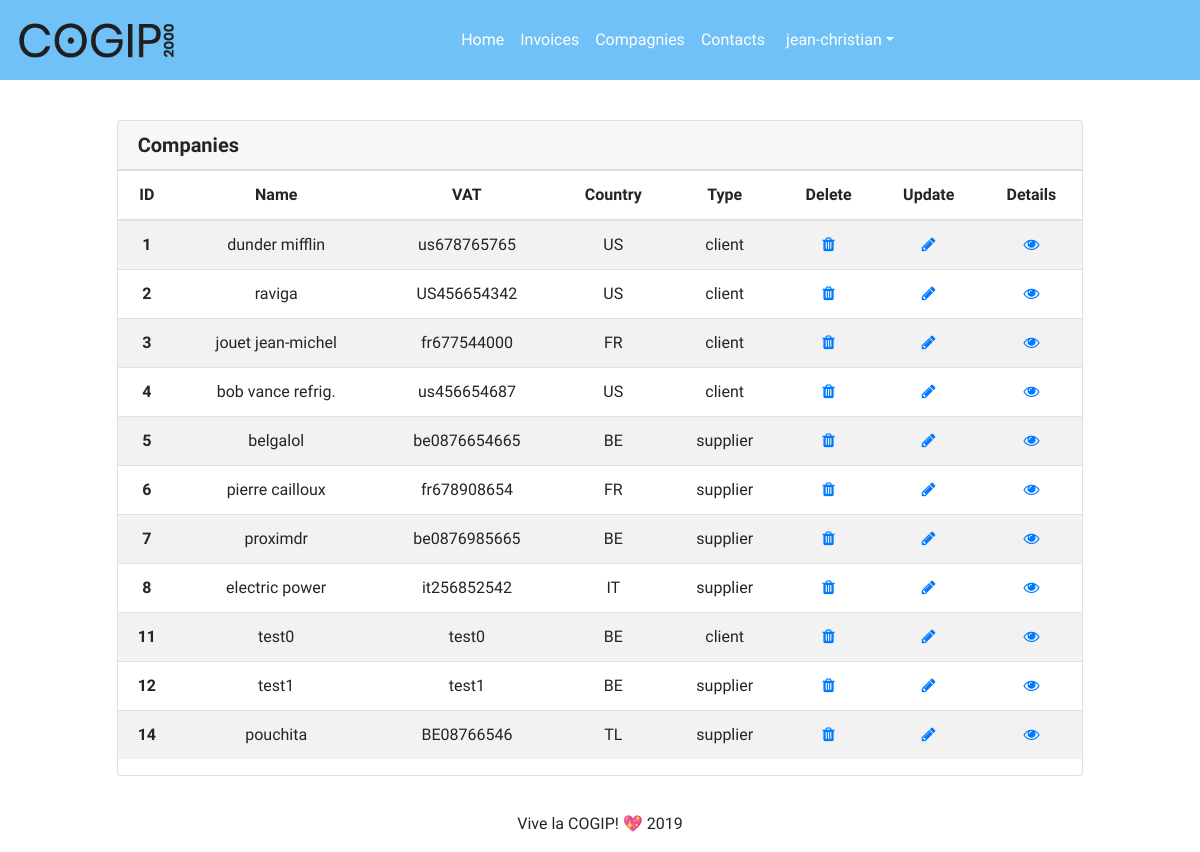
Screenshot of /?page=compagnies (signed in) with the database file from the repository.
### tables this page shows
CREATE TABLE `company` (
  `ID` int(11) NOT NULL,
  `company_name` varchar(200) NOT NULL,
  `VAT` varchar(255) NOT NULL,
  `country` varchar(255) NOT NULL,
  `type_id` int(11) NOT NULL
);

CREATE TABLE `type` (
  `ID` int(11) NOT NULL,
  `company_type` varchar(100) NOT NULL
);

### controller/compagnies-ctrl.php (called while the page is built, shortened)
<?php
$companies_data = get_many_companies();
require 'view/compagnies-view.php';
?>

### index.php (called while the page is built, shortened)
<?php
require 'view/component/header-component.php';
routing();
require 'view/component/footer-component.php';
?>

### model/GLOBfunction.php (called while the page is built, shortened)
<?php
function get_many_companies($limit = null) {
   global $pdo;
   $sql = <<<SQL
   SELECT
      company.id AS company_id,
      company_name,
      VAT,
      company.type_id,
      country,
      company_type AS type,
      type.id
   FROM company
   JOIN type
      ON company.type_id = type.id
   ORDER BY company.id DESC
SQL;
   $stmt = $pdo->prepare($sql);
   $stmt->execute();
   $all_data = [];
   while ($data = $stmt->fetch()) {
      $all_data[] = $data;
   }
   return array_reverse($all_data);
}
?>

### view/compagnies-view.php (the view)
<div class="globalelement row justify-content-center">
    <div class="card text-center col-md-10">
        <h5 class="row card-header">
        <strong class="companies">Companies</strong>
        </h5>
        <div class="row justify-content-center">
        <table class="table table-striped table-responsive-sm">
                <thead>
                    <tr>
                        <th scope="col">ID</th>
                        <th scope="col">Name</th>
                        <th scope="col">VAT</th>
                        <th scope="col">Country</th>
                        <th scope="col">Type</th>
                        <th scope="col">Delete</th>
                        <th scope="col">Update</th>
                        <th scope="col">Details</th>
                    </tr>
                </thead>
                <tbody>
                    <?php foreach($companies_data as $company) :?>
                    <tr>
                        <th scope="row"><?=$company['company_id']?></th>
                        <td><?=$company['company_name']?></td>
                        <td><?=$company['VAT']?></td>
                        <td><?=$company['country']?></td>
                        <td><?=$company['type']?></td>
                        <?php if ($_SESSION['rights'] === 'god') :?>
                        <td><a href="?page=compagnies-delete&id=<?=$company['company_id']?>" class="fa fa-trash" aria-hidden="true"></a></td>
                        <td><a href="?page=compagnies-edit&id=<?=$company['company_id']?>" class="fa fa-pencil" aria-hidden="true"></a></td>
                        <td><a href="?page=compagnies-details&id=<?=$company['company_id']?>" class="fa fa-eye" aria-hidden="true"></a></td>
                        <?php endif ?>
                    </tr>
                    <?php endforeach ?>
                </tbody>
            </table>
        </div>
    </div>
</div>

### assets/style/style.css (style rules this page uses)
body { height: 100%; background-color: white; font-family: 'ABeeZee', sans-serif; }
.globalelement { margin: 20px; }

### rows the page displays
company: ID "1", company_name "dunder mifflin", VAT "us678765765", country "US", type.company_type "client"
company: ID "2", company_name "raviga", VAT "US456654342", country "US", type.company_type "client"
company: ID "3", company_name "jouet jean-michel", VAT "fr677544000", country "FR", type.company_type "client"
company: ID "4", company_name "bob vance refrig.", VAT "us456654687", country "US", type.company_type "client"
company: ID "5", company_name "belgalol", VAT "be0876654665", country "BE", type.company_type "supplier"
company: ID "6", company_name "pierre cailloux", VAT "fr678908654", country "FR", type.company_type "supplier"
company: ID "7", company_name "proximdr", VAT "be0876985665", country "BE", type.company_type "supplier"
company: ID "8", company_name "electric power", VAT "it256852542", country "IT", type.company_type "supplier"
company: ID "11", company_name "test0", VAT "test0", country "BE", type.company_type "client"
company: ID "12", company_name "test1", VAT "test1", country "BE", type.company_type "supplier"
company: ID "14", company_name "pouchita", VAT "BE08766546", country "TL", type.company_type "supplier"

### other values shown
$_SESSION['username'] "jean-christian"
